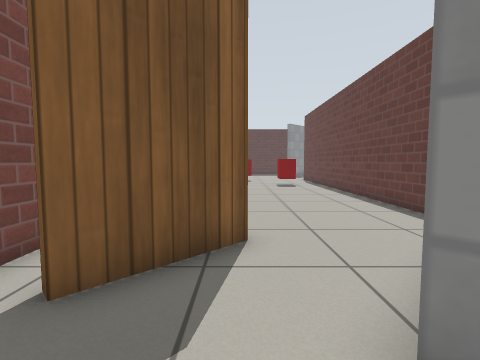
view 1 (above)

19 first-person views from a walk through a world built for the Gazebo simulator. The camera is 0.72 m above the floor, tilts 4° down and sees 85° across. The floor is counted in squares, 0.5 m on a side. Each view is taken from the middle of a square. On the plan, view 1 faces up. The plan holds only what a view shows up to about 13 squares ahead; the rest is blank. Gazebo's built-in surfaces are drawn with simple patterns.

view 2
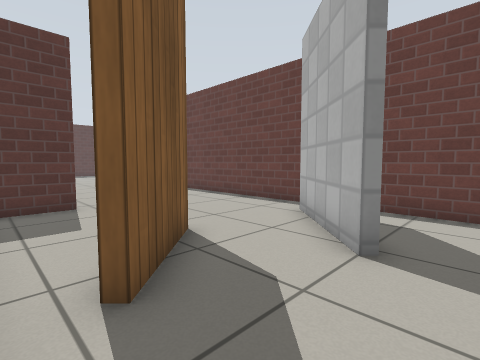

view 3
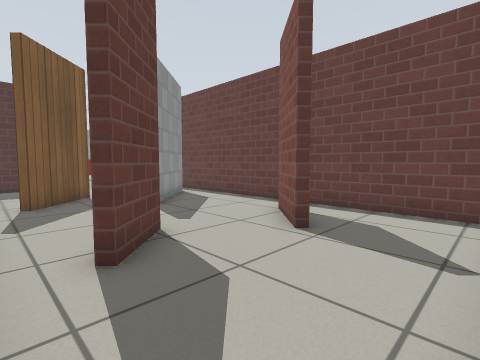

view 4
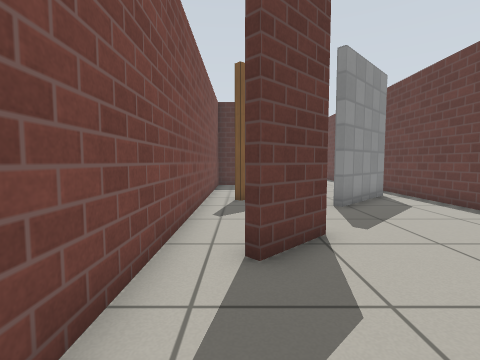

view 5
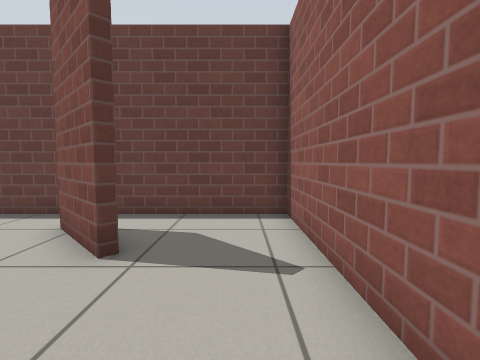

view 6
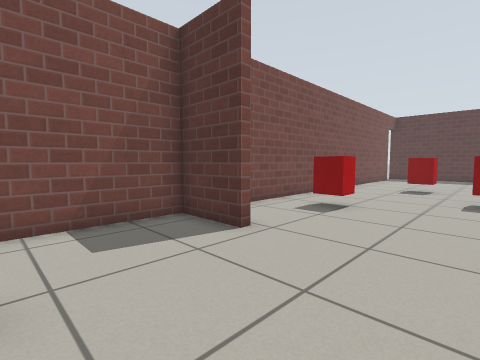

view 7
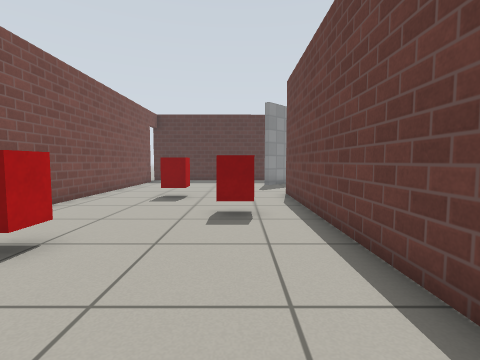

view 8
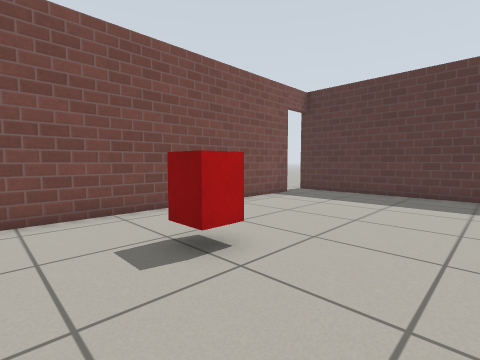

view 9
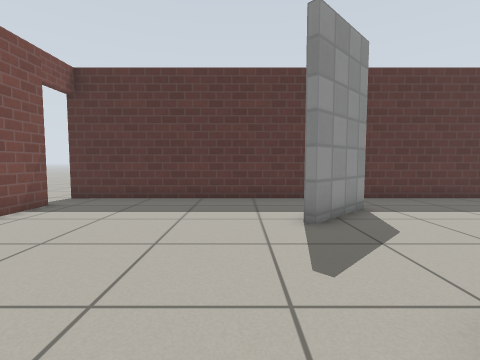

view 10
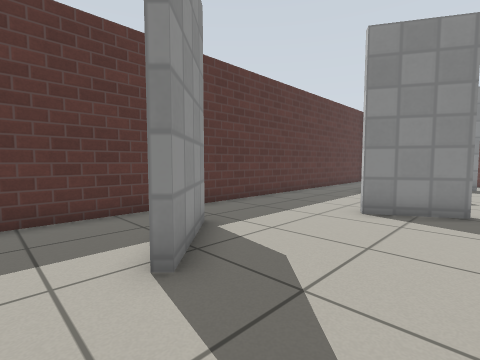

view 11
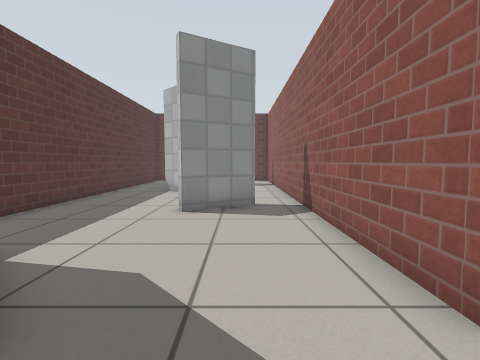

view 12
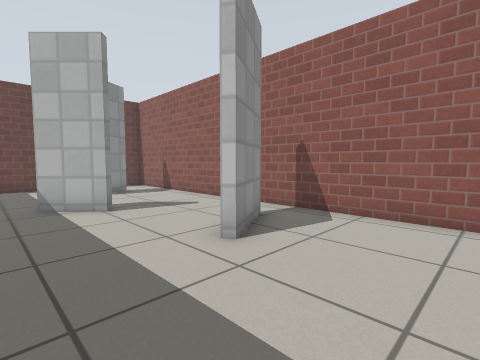

view 13
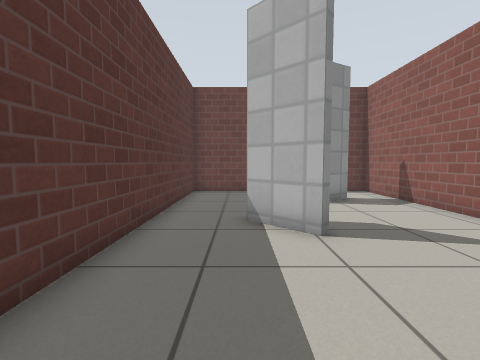

view 14
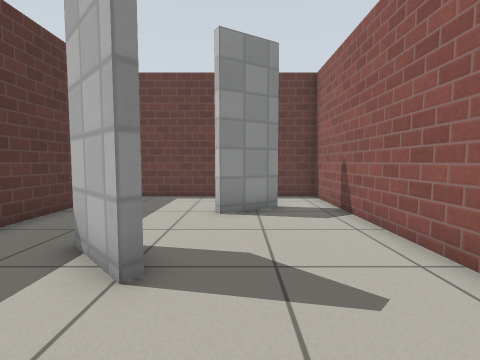

view 15
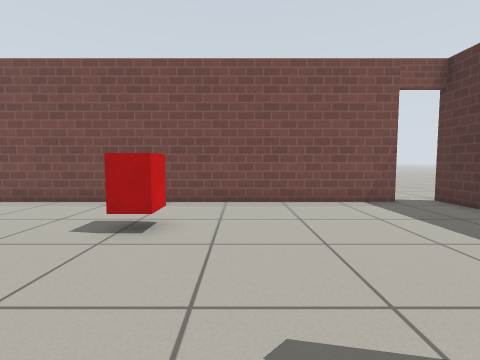

view 16
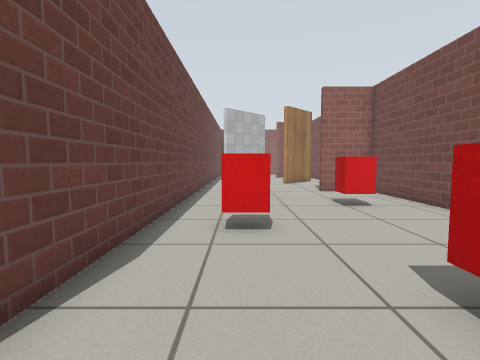

view 17
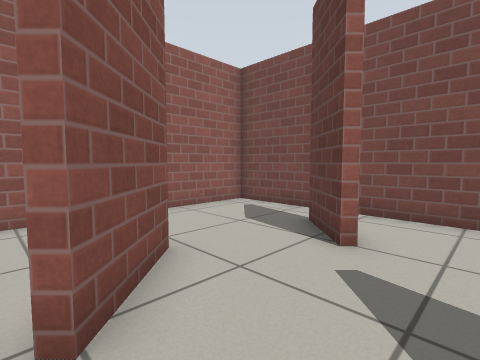

view 18
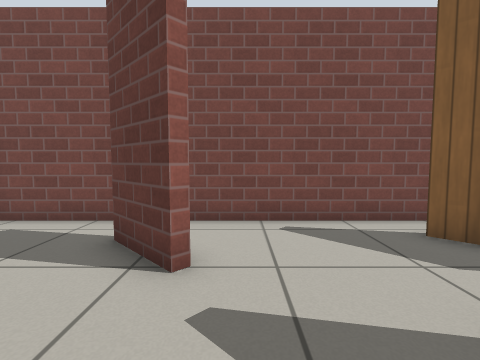

view 19
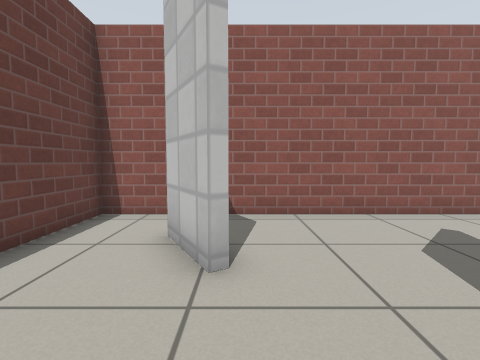

### Floor plan
Ten units are one square. View 1 is at (0, 0); x grows to the right and y downward. Boxes are objects, and circles mark ways between rooms. Rooms are numbered by the first view taken in them; rooms with no view inside come last. Other rooms are left out.
<svg viewBox="-42 -297 275 375">
<path fill="none" stroke="#000" d="M-6 16 -3 19 -18 33M21 42 18 39 37 20M2 -48 -20 -26M-33 -46 -33 73 51 73 51 -39M42 -42 13 -13 11 -15 31 -35M-10 -90 -33 -90 -33 -46M31 -35 40 -44M51 -39 51 -84M69 -271 47 -249 45 -252M117 -224 104 -247M150 -254 165 -269M-33 -276 -33 -93 -10 -93 -10 -90M51 -84 51 -209 228 -209 228 -292 -37 -292M202 -228 191 -246 194 -247 204 -229"/>
<rect x="-15" y="-135" width="10" height="10" fill="#bbb"><title>red box</title></rect>
<rect x="-5" y="-205" width="20" height="10" fill="#bbb"><title>red box</title></rect>
<rect x="25" y="-165" width="10" height="10" fill="#bbb"><title>red box</title></rect>
<circle cx="-30" cy="-40" r="3" fill="#2a7"/>
<circle cx="15" cy="-45" r="3" fill="#2a7"/>
<circle cx="20" cy="-90" r="3" fill="#2a7"/>
<text x="0" y="20">1</text>
<text x="10" y="-70">2</text>
<text x="60" y="-220">3</text>
</svg>
Room 1 opens to room 2. Room 2 opens to room 3.

Where each view was taken, in squares from view 1:
view 1: 0 up, 0 right, facing up
view 2: 0 up, 3 left, facing up-right
view 3: 7 down, 3 left, facing up-right
view 4: 7 down, 2 left, facing up
view 5: 6 down, 2 left, facing right
view 6: 5 up, 3 right, facing up-left
view 7: 9 up, 3 right, facing up
view 8: 17 up, 4 right, facing up-left
view 9: 19 up, 3 right, facing up
view 10: 22 up, 3 right, facing up-right
view 11: 23 up, 3 right, facing right
view 12: 28 up, 7 right, facing down-right
view 13: 27 up, 10 right, facing right
view 14: 24 up, 12 right, facing right
view 15: 22 up, 6 right, facing left
view 16: 22 up, 3 right, facing down
view 17: 0 up, 4 right, facing down-left
view 18: 1 down, 3 right, facing left
view 19: 28 up, 19 right, facing down
